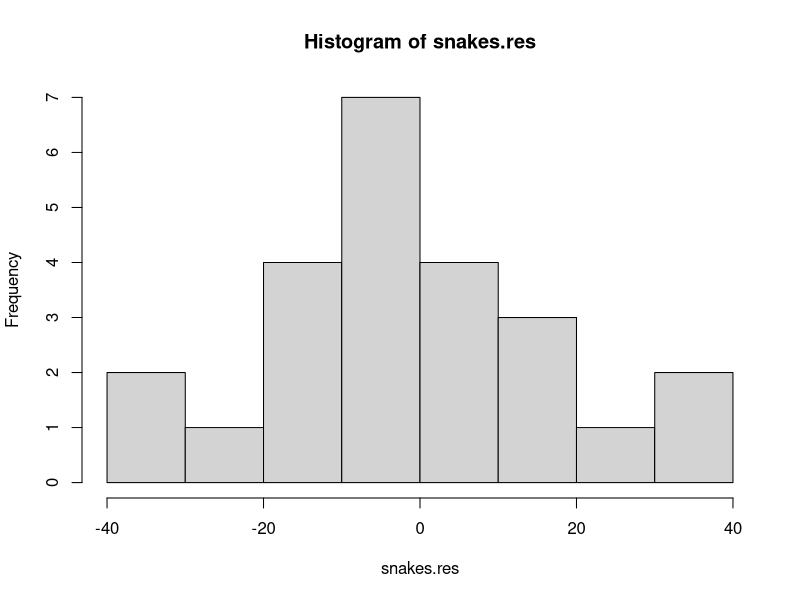
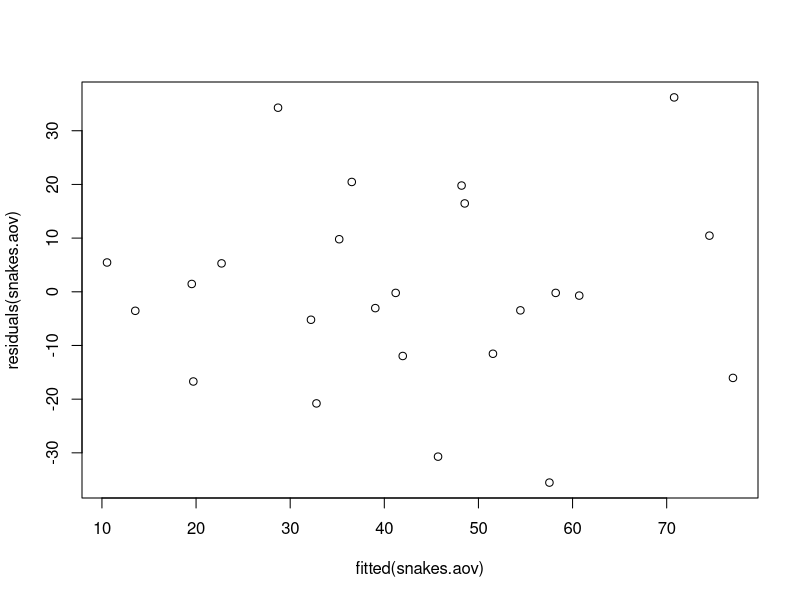

R code for these plots, in order:
snakes <- read.csv("data/snakes.csv")
snakes$day = as.factor(snakes$day)

snakes.aov <- aov(openings ~ as.factor(day) + snake, data = snakes)
summary(snakes.aov)

# Checking assumptions...
# make a histogram of the residuals;
# they must be normal
snakes.res <- residuals(snakes.aov)
hist(snakes.res)

# make a plot of residuals and the fitted values;
# # they must be normal and homoscedastic
plot(fitted(snakes.aov), residuals(snakes.aov))
